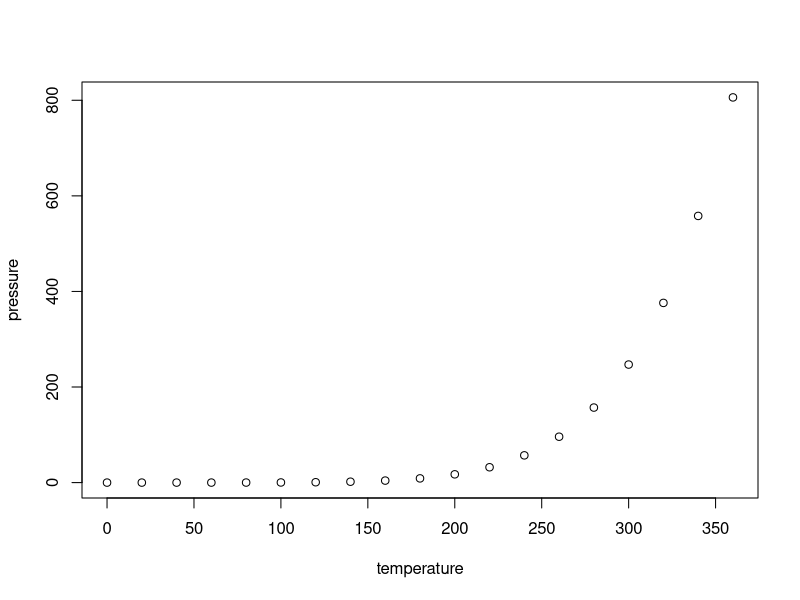
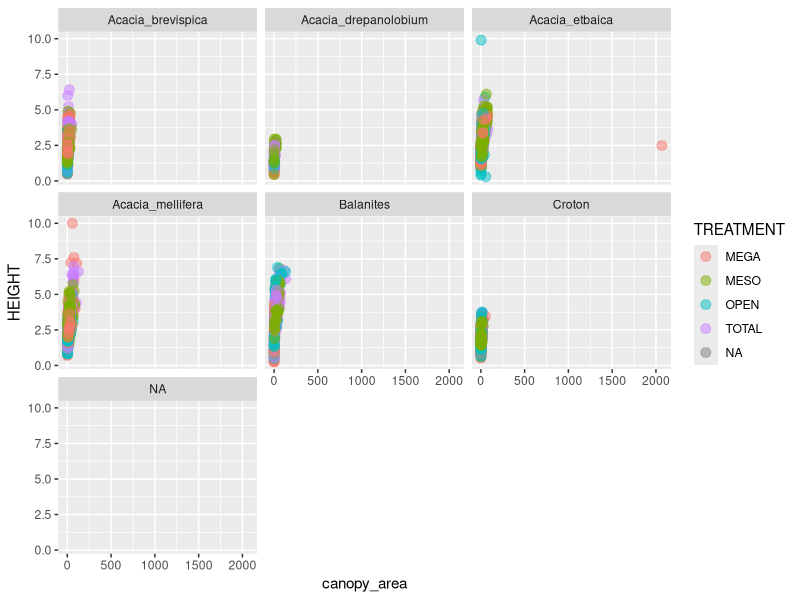
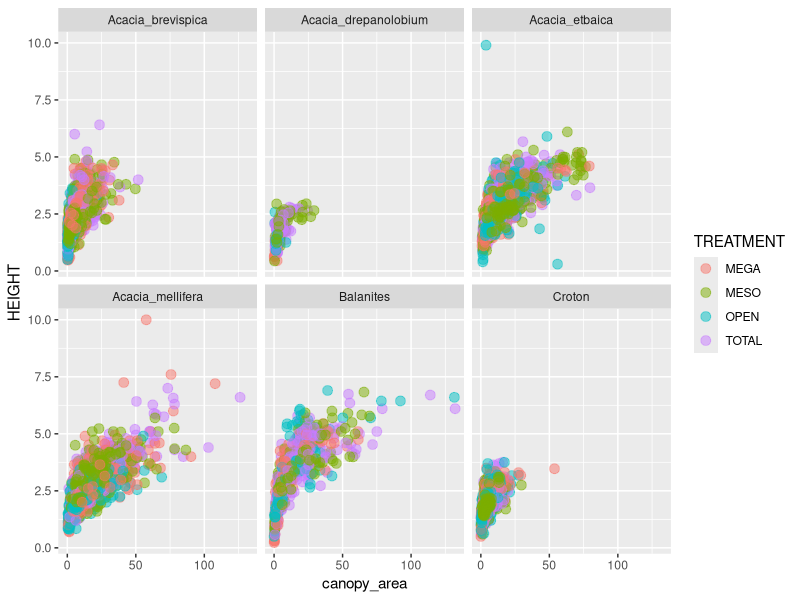

The R script that drew these images, in order:
## ---- chunk 1
knitr::opts_chunk$set(echo = TRUE)
## ---- chunk 2
summary(cars)
## ---- chunk 3
plot(pressure)
## ---- chunk 4
library(readr)
trees <- read_tsv("../data-raw/TREE_SURVEYS.txt",
               col_types = list(HEIGHT = col_double(),
                                AXIS_2 = col_double()))

## ---- chunk 5
trees$canopy_area <- trees$AXIS_1 * trees$AXIS_2
## ---- chunk 6
subset(trees, select = c(SURVEY, YEAR, SITE, canopy_area))
## ---- chunk 7
data.frame(trees$SURVEY, trees$YEAR, trees$SITE, trees$canopy_area)
## ---- chunk 8
trees2 <- trees[c("SURVEY", "YEAR", "SITE", "canopy_area")]
## ---- chunk 9
library(ggplot2)
ggplot(data = trees, mapping = aes(x = canopy_area, y = HEIGHT, color = TREATMENT)) +
  geom_point(size = 3, alpha = 0.5) +
  facet_wrap(~SPECIES)
## ---- chunk 10
treesmod <- subset(trees, canopy_area <= 400)

which(trees$canopy_area > 2000)
## ---- chunk 11
library(ggplot2)
ggplot(data = treesmod, mapping = aes(x = canopy_area, y = HEIGHT, color = TREATMENT)) +
  geom_point(size = 3, alpha = 0.5) +
  facet_wrap(~SPECIES)
## ---- chunk 12
numbers <- 1:10
numbers[c(!4)]
